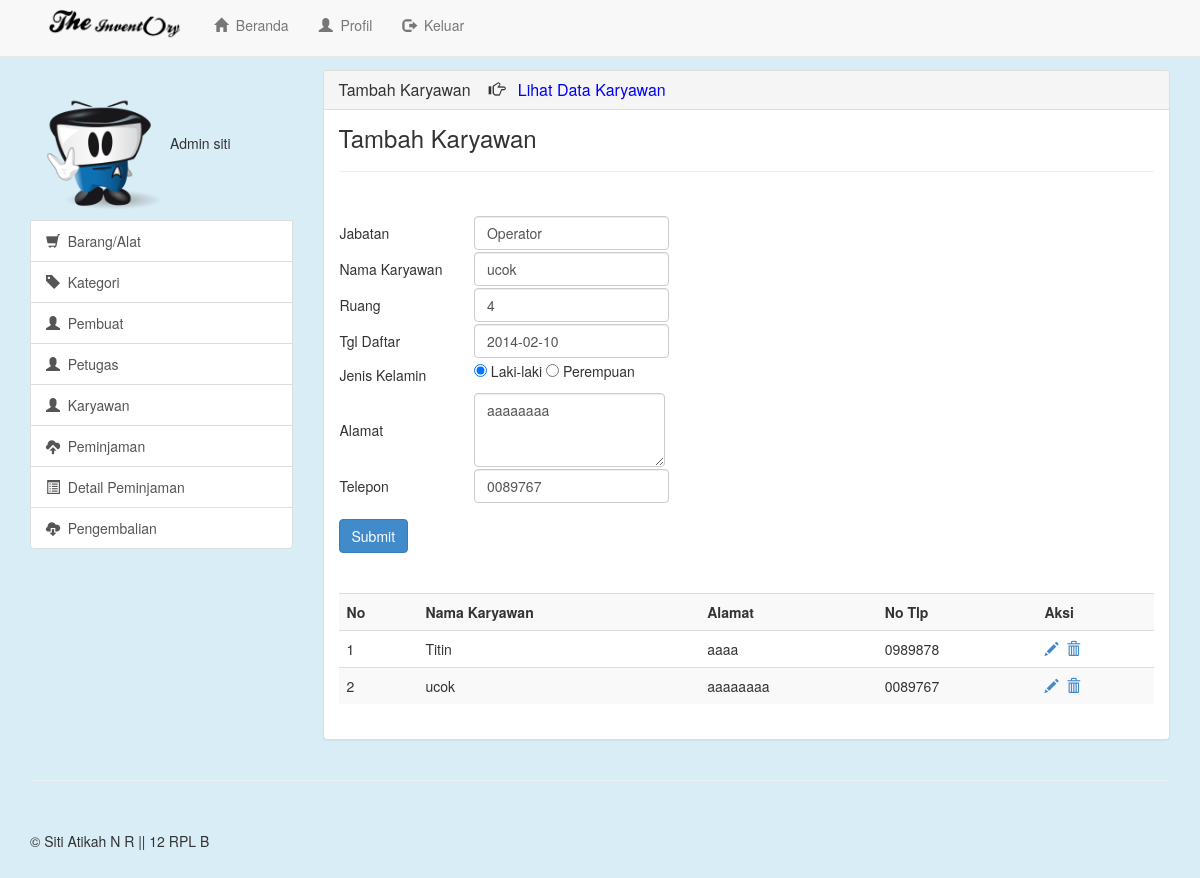
The page /view/Edit_Karyawan?id=2 (signed in) on the database its author committed.
### tables this page shows
CREATE TABLE IF NOT EXISTS `karyawan` (
  `kd_karyawan` int(11) NOT NULL AUTO_INCREMENT,
  `status` varchar(100) NOT NULL,
  `nama_karyawan` varchar(100) NOT NULL,
  `ruang` varchar(100) NOT NULL,
  `tgl_daftar` date NOT NULL,
  `jenis_kelamin` enum('L','P') NOT NULL,
  `alamat` varchar(200) NOT NULL,
  `tlp` char(12) NOT NULL,
  PRIMARY KEY (`kd_karyawan`)
);

### view/edit_karyawan.php (the view, shortened to what this page needs)
<?php
if(empty($_SESSION['username'])){
  header("location:Login");
}
else{
?>
<!DOCTYPE html>
<html lang="en">
  <head>
    <link href="../css/bootstrap.min.css" rel="stylesheet">
    <link href="../css/offcanvas.css" rel="stylesheet">
    <link href="../css/style.css" rel="stylesheet">
  </head>
  <body>
    <div class="navbar navbar-default navbar-fixed-top" role="navigation">
      <div class="container" >
        <div class="col-md-8">
        <div class="navbar-header">
          <a class="navbar-brand" href="Beranda"><img src="../image/logo.png" class="logo"></a>
        </div>
        <div class="navbar-collapse collapse">
          <ul class="nav navbar-nav">
            <li><a href="Beranda"><span class="glyphicon glyphicon-home"></span>&nbsp&nbspBeranda</a></li>
            <li><a href="Profil"><span class="glyphicon glyphicon-user"></span>&nbsp&nbspProfil</a></li>
            <li><a href="../lib/logout.php"><span class="glyphicon glyphicon-log-out"></span>&nbsp&nbspKeluar</a></li>
          </ul>
        </div>
      </div>
      </div>
    </div>
    <div class="container">
      <div class="row row-offcanvas row-offcanvas-right">
       <div class="col-xs-6 col-sm-3 sidebar-offcanvas" id="sidebar" role="navigation">
           <div class="list-group">
            <?php
                if($_SESSION['level']==1){
                  echo"<img class='foto' src='../image/2.png' alt='Generic placeholder image'''>Admin $_SESSION[username]";
                }
                else{
                  echo"<img class='foto' src='../image/1.png' alt='Generic placeholder image'''>Petugas  $_SESSION[username]";
                }
            ?>
            <a href="Barang" class="list-group-item"><span class="glyphicon glyphicon-shopping-cart"></span>&nbsp&nbspBarang/Alat</a>
            <a href="Kategori" class="list-group-item"><span class="glyphicon glyphicon-tag"></span>&nbsp&nbspKategori</a>
            <a href="Pembuat" class="list-group-item"><span class="glyphicon glyphicon-user"></span>&nbsp&nbspPembuat</a>
            <?php
            if($_SESSION['level']==1){
              echo"<a href='Petugas' class='list-group-item'><span class='glyphicon glyphicon-user'></span>&nbsp&nbspPetugas</a>";
            }
            else{
              echo"";
            }
            ?>
            <a href="Karyawan" class="list-group-item"><span class="glyphicon glyphicon-user"></span>&nbsp&nbspKaryawan</a>
            <a href="Peminjaman" class="list-group-item"><span class="glyphicon glyphicon-cloud-upload"></span>&nbsp&nbspPeminjaman</a>
            <a href="Detail_Peminjaman" class="list-group-item"><span class="glyphicon glyphicon-list-alt"></span>&nbsp&nbspDetail Peminjaman</a>
            <a href="Pengembalian" class="list-group-item"><span class="glyphicon glyphicon-cloud-download"></span>&nbsp&nbspPengembalian</a>
          </div>
        </div>
        <div class="col-xs-12 col-sm-9">
          <div class="panel panel-default">
            <div class="panel-heading">
              <h3 class="panel-title">
              Tambah Karyawan &nbsp&nbsp&nbsp<span class="glyphicon glyphicon-hand-right"></span>&nbsp&nbsp&nbsp<a href="Data_Karyawan" style="text-decoration:none; color:blue;">Lihat Data Karyawan</a>
              </h3>
            </div>
            <div class="panel-body">
              <h3 style="margin:0px; padding:0px;">Tambah Karyawan</h3><hr>
                                  <?php
                                  $a = mysql_query("select * from karyawan where kd_karyawan='$_GET[id]'");
                                  $b = mysql_fetch_array($a);
                                  ?>
              <form role="form" action="../lib/edit_karyawan.php" method="post">
                <div class="form-group">
                  <table border="0" cellpadding="1" cellspacing="2" width="550">
                  <td height="19" colspan="2" align="center" valign="middle">
                  <tr><td width="50"></td>
                  <td width="100">
                  <tr><td></td><td><input type="hidden" name="kode" class="form-control" size="10px"
                  <?php echo"value='$b[kd_karyawan]'";?>></td></tr>
                  <tr><td>Jabatan</td><td><input type="text" name="status" class="form-control"
                  <?php echo"value='$b[status]'";?>></td></tr>
                  <tr><td>Nama Karyawan</td><td><input type="text" name="nama" class="form-control"
                  <?php echo"value='$b[nama_karyawan]'";?>></td></tr>
                  <tr><td>Ruang</td><td><input type="text" name="ruang" class="form-control"
                  <?php echo"value='$b[ruang]'";?>></td></tr>
                  <tr><td>Tgl Daftar</td><td><input type="text" name="tgl" class="form-control"
                  <?php echo"value='$b[tgl_daftar]'";?>></td></tr>
                  <tr><td>Jenis Kelamin</td><td>
                  <?php
                  if($b['jenis_kelamin']==L){
                    echo" <p><input type='radio' name='jenis_kelamin' value='L' checked>&nbspLaki-laki
                          <input type='radio' name='jenis_kelamin' value='P'>&nbspPerempuan</p>";
                  }
                  else{
                    echo"<p><input type='radio' name='jenis_kelamin' value='L'>&nbspLaki-laki
                         <input type='radio' name='jenis_kelamin' value='P' checked>&nbspPerempuan</p>";
                  }
                  ?>
                  </td></tr>
                  <tr><td>Alamat</td><td><textarea name="alamat" class="form-control" rows="3"><?php echo"$b[alamat]";?></textarea></td></tr>
                  <tr><td>Telepon</td><td><input type="text" name="tlp" class="form-control"
                  <?php echo"value='$b[tlp]'";?>></td></tr>
                  </table>
                </div>
                  <button type="submit" class="btn btn-primary">Submit</button>
              </form>
              <br><br>
              <table class="table table-striped">
                <tr><th>No</th><th>Nama Karyawan</th><th>Alamat</th><th>No Tlp</th><th>Aksi</th></tr>
                          <?php
                            $a=mysql_query("select * from karyawan");
                            while($b=mysql_fetch_array($a)){
                              echo"
                                    <tr>
                                    <td>$b[kd_karyawan]</td>
                                    <td>$b[nama_karyawan]</td>
                                    <td>$b[alamat]</td>
                                    <td>$b[tlp]</td>
                                    <td>
                                    <a href='Edit_Karyawan?id=$b[kd_karyawan]'><span class='glyphicon glyphicon-pencil'></span></a>&nbsp
                                    <a href='../lib/hapus.php?lib=karyawan&id=$b[kd_karyawan]'><span class='glyphicon glyphicon-trash'></span></a>
                              ";
                            }
                          ?>
                </td>
                </tr>
              </table>
            </div>
          </div>
        </div>
      </div>
      <hr>
      <footer>
        <p>&copy; Siti Atikah N R || 12 RPL B</p>
      </footer>
    </div>
  </body>
</html>
<?php } ?>

### css/offcanvas.css (style rules this page uses)
html, body { overflow-x: hidden; }
body { padding-top: 70px; }
footer { padding: 30px 0; }

### css/style.css (style rules this page uses)
body { background-color: #d9edf7; }
.foto { max-width: none; height:140px; width:140px; margin-top:10px; }
.logo { height:35px; margin-top:-10px; }

### rows shown on the page
karyawan: status "Operator", nama "ucok", ruang "4", tgl "2014-02-10", alamat "aaaaaaaa", tlp "0089767", kd_karyawan "2", nama_karyawan "ucok"
karyawan: kd_karyawan "1", nama_karyawan "Titin", alamat "aaaa", tlp "0989878"

### other values the page prints
$_SESSION[username] "siti"
